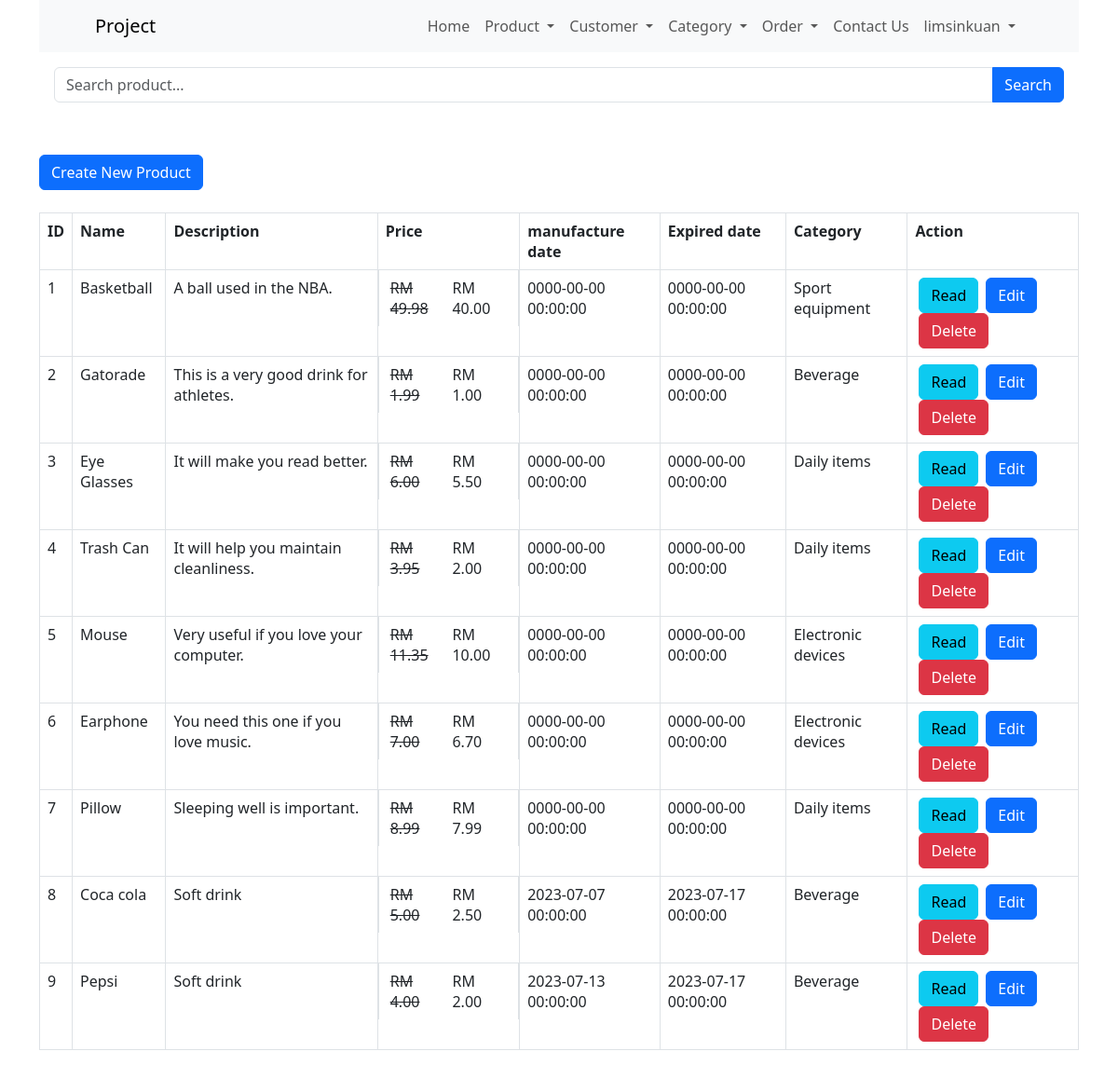
Page /product_read.php (signed in) on the earlier database version.
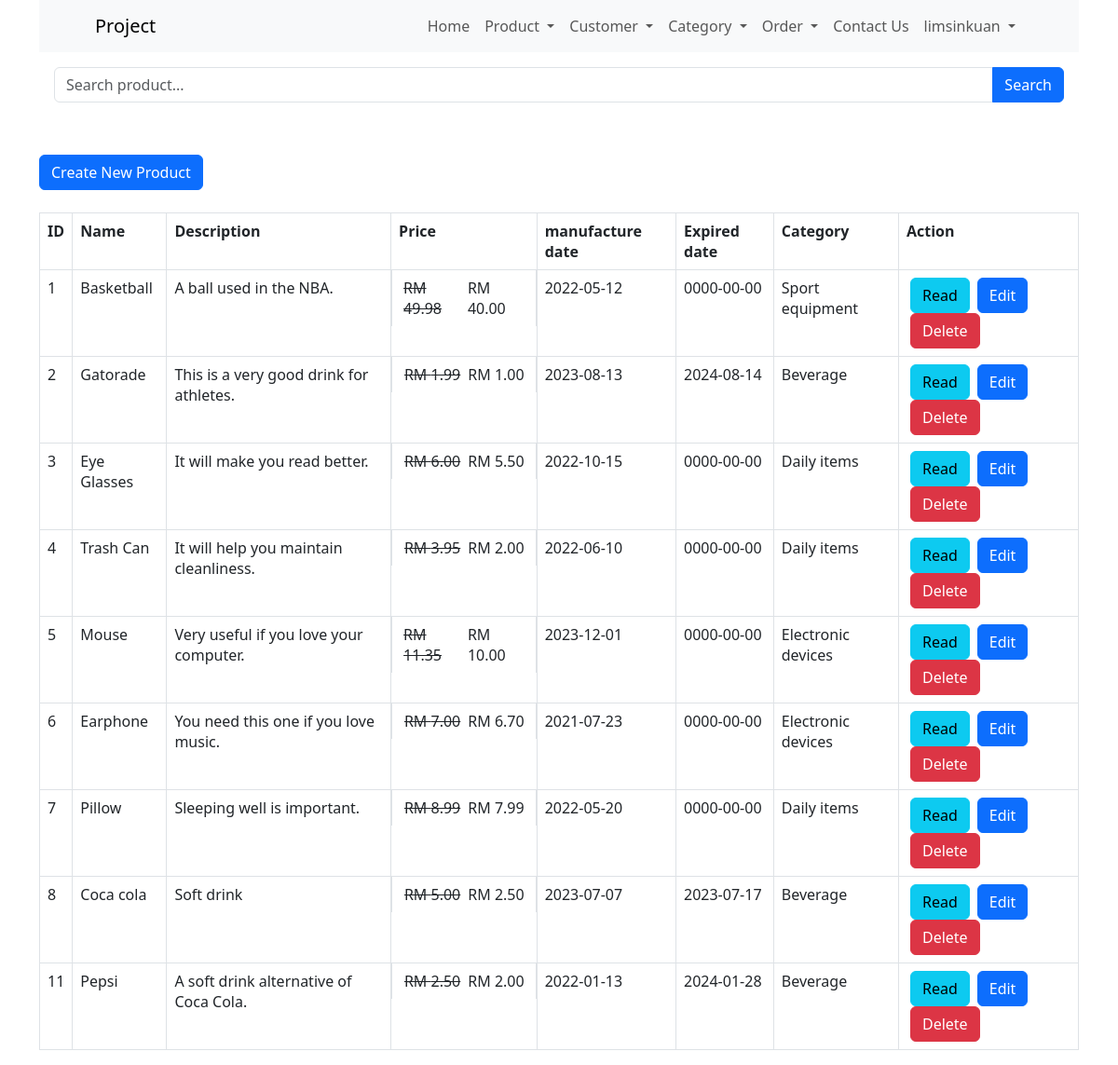
Same page on the later database version.
### tables this page shows
CREATE TABLE `products` (
  `id` int(11) NOT NULL,
  `name` varchar(128) NOT NULL,
  `category_id` int(11) NOT NULL,
  `description` text NOT NULL,
  `price` double NOT NULL,
  `promote_price` float NOT NULL,
  `manufacture_date` date NOT NULL,
  `expired_date` date NOT NULL,
  `created` datetime NOT NULL,
  `modified` timestamp NOT NULL DEFAULT current_timestamp() ON UPDATE current_timestamp()
);

CREATE TABLE `category` (
  `category_id` int(11) NOT NULL,
  `category_name` varchar(20) NOT NULL,
  `description` text NOT NULL
);

### product_read.php (the view, shortened to what this page needs)
<html lang="en">
<head>
    <link href="https://cdn.jsdelivr.net/npm/bootstrap@5.3.0/dist/css/bootstrap.min.css" rel="stylesheet">
</head>
<body>
    <div class="container">
        <?php
        include 'menu/menu.php';
        ?>
        <?php
        include 'config/database.php';
        $searchKeyword = isset($_GET['search']) ? $_GET['search'] : '';
        $query = "SELECT products.id, products.name, products.description, products.price, products.promote_price, products.manufacture_date, products.expired_date, category.category_name FROM products INNER JOIN category ON products.category_id = category.category_id";
        $query .= " ORDER BY products.id ASC";
        $stmt = $con->prepare($query);
        $stmt->execute();
        $num = $stmt->rowCount();
        echo '<div class="p-3">
            <form method="GET" action="">
                <div class="input-group mb-3">
                    <input type="text" class="form-control" name="search" placeholder="Search product..." value="' . str_replace('%', '', $searchKeyword) . '">
                    <button class="btn btn-primary" type="submit">Search</button>
                </div>
            </form>
        </div>';
        echo "<br><div><a href='product_create.php' class='btn btn-primary m-b-1em'>Create New Product</a></div>" . "<br>";
        if ($num > 0) {
            echo "<table id='product_table' class='table table-hover table-responsive table-bordered'>";
            echo "<tr>";
            echo "<th>ID</th>";
            echo "<th>Name</th>";
            echo "<th>Description</th>";
            echo "<th>Price</th>";
            echo "<th>manufacture date</th>";
            echo "<th>Expired date</th>";
            echo "<th>Category</th>";
            echo "<th>Action</th>";
            echo "</tr>";
            while ($row = $stmt->fetch(PDO::FETCH_ASSOC)) {
                extract($row);
                $decimalprice = number_format((float)$price, 2, '.', '');
                $decimalpromote = number_format((float)$promote_price, 2, '.', '');
                echo "<tr>";
                echo "<td>{$id}</td>";
                echo "<td>{$name}</td>";
                echo "<td>{$description}</td>";
                if ($promote_price < $decimalprice && $promote_price > 0) {
                    echo "<td class = 'd-flex justify-content-end'><div class = 'mx-1 text-decoration-line-through'>RM {$decimalprice}</div><div class = 'mx-1'>RM {$decimalpromote}</div></td>";
                } else {
                    echo "<td class = 'text-end'>RM {$decimalprice}</td>";
                }
                echo "<td>{$manufacture_date}</td>";
                echo "<td>{$expired_date}</td>";
                echo "<td>{$category_name}</td>";
                echo "<td>";
                echo "<a href='product_read_one.php?id={$id}' class='btn btn-info m-r-1em mx-1'>Read</a>";
                echo "<a href='product_update.php?id={$id}' class='btn btn-primary m-r-1em mx-1'>Edit</a>";
                echo "<a href='#' onclick='delete_product({$id});'  class='btn btn-danger mx-1'>Delete</a>";
                echo "</td>";
                echo "</tr>";
            }
            echo "</table>";
        } else {
            echo "<div class='alert alert-danger'>No records found.</div>";
        }
        ?>
    </div>
</body>
</html>

### menu/menu.php (shortened to what this page needs)
<div class="page-header">
    <nav class="navbar navbar-expand-lg bg-body-tertiary px-5">
        <div class="container-fluid d-flex">
            <a class="navbar-brand" href="#">Project</a>
            <div class="collapse navbar-collapse d-flex flex-row-reverse" id="navbarNavAltMarkup">
                <div class="navbar-nav">
                    <a class="nav-link" href="index.php">Home</a>
                    <li class="nav-item dropdown">
                        <a class="nav-link dropdown-toggle" href="#" role="button" data-bs-toggle="dropdown" aria-expanded="false">
                            Product
                        </a>
                    </li>
                    <li class="nav-item dropdown">
                        <a class="nav-link dropdown-toggle" href="#" role="button" data-bs-toggle="dropdown" aria-expanded="false">
                            Customer
                        </a>
                    </li>
                    <li class="nav-item dropdown">
                        <a class="nav-link dropdown-toggle" href="#" role="button" data-bs-toggle="dropdown" aria-expanded="false">
                            Category
                        </a>
                    </li>
                    <li class="nav-item dropdown">
                        <a class="nav-link dropdown-toggle" href="#" role="button" data-bs-toggle="dropdown" aria-expanded="false">
                            Order
                        </a>
                    </li>
                    <a class="nav-link" href="contact.php">Contact Us</a>
                    <li class="nav-item dropdown">
                        <a class="nav-link dropdown-toggle" href="#" role="button" data-bs-toggle="dropdown" aria-expanded="false">
                            <?php
                            echo $_SESSION['username'];
                            ?>
                        </a>
                    </li>
                </div>
            </div>
        </div>
    </nav>
</div>

Differences in the rows shown:
removed products: id "9", name "Pepsi", description "Soft drink", price "4.00", promote_price "2.00", manufacture_date "2023-07-13 00:00:00", expired_date "2023-07-17 00:00:00", category.category_name "Beverage"
changed products "Basketball": manufacture_date "0000-00-00 00:00:00" → "2022-05-12"; expired_date "0000-00-00 00:00:00" → "0000-00-00"
changed products "Gatorade": manufacture_date "0000-00-00 00:00:00" → "2023-08-13"; expired_date "0000-00-00 00:00:00" → "2024-08-14"
changed products "Eye Glasses": manufacture_date "0000-00-00 00:00:00" → "2022-10-15"; expired_date "0000-00-00 00:00:00" → "0000-00-00"
changed products "Trash Can": manufacture_date "0000-00-00 00:00:00" → "2022-06-10"; expired_date "0000-00-00 00:00:00" → "0000-00-00"
changed products "Mouse": manufacture_date "0000-00-00 00:00:00" → "2023-12-01"; expired_date "0000-00-00 00:00:00" → "0000-00-00"
changed products "Earphone": manufacture_date "0000-00-00 00:00:00" → "2021-07-23"; expired_date "0000-00-00 00:00:00" → "0000-00-00"
changed products "Pillow": manufacture_date "0000-00-00 00:00:00" → "2022-05-20"; expired_date "0000-00-00 00:00:00" → "0000-00-00"
changed products "Coca cola": manufacture_date "2023-07-07 00:00:00" → "2023-07-07"; expired_date "2023-07-17 00:00:00" → "2023-07-17"
added products: id "11", name "Pepsi", description "A soft drink alternative of Coca Cola.", price "2.50", promote_price "2.00", manufacture_date "2022-01-13", expired_date "2024-01-28", category.category_name "Beverage"
